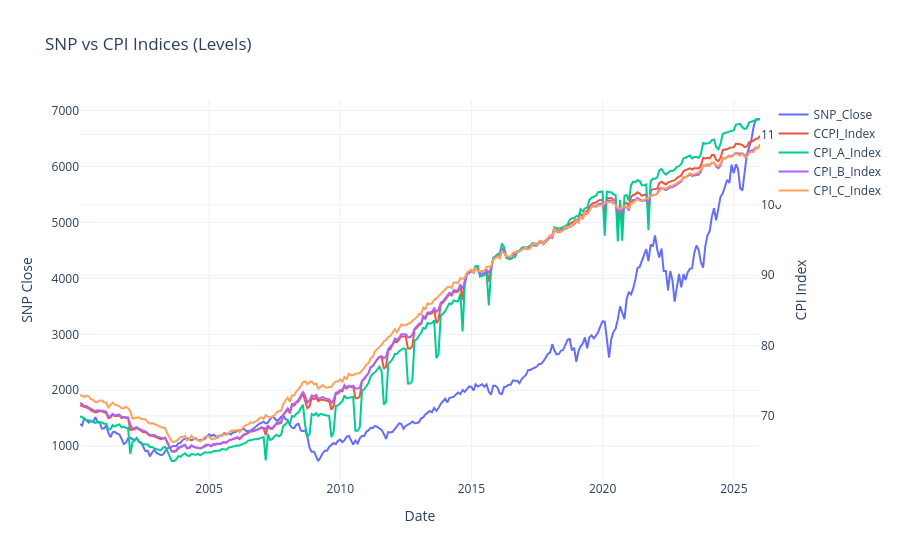
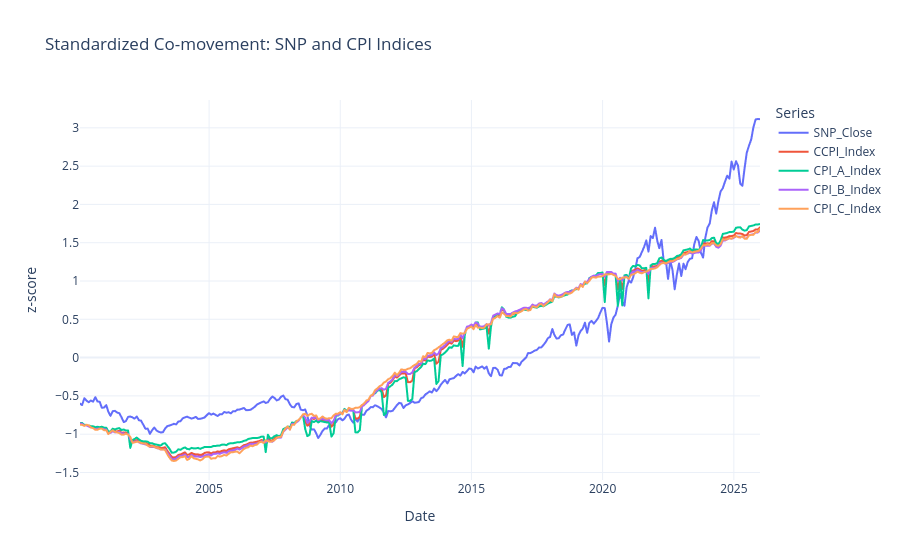

The code cell stored with these charts, in order, in its notebook:
### Markdown cell above
## 6) Trend visualization (level + standardized)

Standardized plots help compare co-movement despite different scales.

### Code cell
cpi_index_cols = [c for c in ['CCPI_Index', 'CPI_A_Index', 'CPI_B_Index', 'CPI_C_Index'] if c in df.columns]

fig = go.Figure()
fig.add_trace(go.Scatter(x=df['Date'], y=df['SNP_Close'], mode='lines', name='SNP_Close', yaxis='y1'))
for col in cpi_index_cols:
    fig.add_trace(go.Scatter(x=df['Date'], y=df[col], mode='lines', name=col, yaxis='y2'))

fig.update_layout(
    title='SNP vs CPI Indices (Levels)',
    xaxis_title='Date',
    yaxis=dict(title='SNP Close'),
    yaxis2=dict(title='CPI Index', overlaying='y', side='right'),
    hovermode='x unified',
    template='plotly_white',
    dragmode='pan',
)
fig.show(config={"scrollZoom": True, "doubleClick": "reset+autosize"})

z_cols = ['SNP_Close'] + cpi_index_cols
z = df[['Date'] + z_cols].copy()
for col in z_cols:
    z[col] = (z[col] - z[col].mean()) / z[col].std()

z_long = z.melt(id_vars='Date', var_name='Series', value_name='zscore')
fig2 = px.line(
    z_long,
    x='Date',
    y='zscore',
    color='Series',
    title='Standardized Co-movement: SNP and CPI Indices',
)
fig2.update_layout(template='plotly_white', yaxis_title='z-score', dragmode='pan')
fig2.show(config={"scrollZoom": True, "doubleClick": "reset+autosize"})

### Figure 1 — Plotly figure (JSON) as saved in the notebook; plotly's stock layout.template omitted (floating-point values rounded to 4 significant figures; data arrays with more than 128 entries replaced by an {"elided": "..."} marker saying what was removed)
{"data": [{"mode": "lines", "name": "SNP_Close", "type": "scatter", "x": {"elided": "312 str values"}, "y": {"elided": "312 float values"}, "yaxis": "y"}, {"mode": "lines", "name": "CCPI_Index", "type": "scatter", "x": {"elided": "312 str values"}, "y": {"elided": "312 float values"}, "yaxis": "y2"}, {"mode": "lines", "name": "CPI_A_Index", "type": "scatter", "x": {"elided": "312 str values"}, "y": {"elided": "312 float values"}, "yaxis": "y2"}, {"mode": "lines", "name": "CPI_B_Index", "type": "scatter", "x": {"elided": "312 str values"}, "y": {"elided": "312 float values"}, "yaxis": "y2"}, {"mode": "lines", "name": "CPI_C_Index", "type": "scatter", "x": {"elided": "312 str values"}, "y": {"elided": "312 float values"}, "yaxis": "y2"}], "layout": {"dragmode": "pan", "hovermode": "x unified", "title": {"text": "SNP vs CPI Indices (Levels)"}, "xaxis": {"title": {"text": "Date"}}, "yaxis": {"title": {"text": "SNP Close"}}, "yaxis2": {"overlaying": "y", "side": "right", "title": {"text": "CPI Index"}}}}

### Figure 2 — Plotly figure (JSON) as saved in the notebook; plotly's stock layout.template omitted (floating-point values rounded to 4 significant figures; data arrays with more than 128 entries replaced by an {"elided": "..."} marker saying what was removed)
{"data": [{"hovertemplate": "Series=SNP_Close<br>Date=%{x}<br>zscore=%{y}<extra></extra>", "legendgroup": "SNP_Close", "line": {"color": "#636efa", "dash": "solid"}, "marker": {"symbol": "circle"}, "mode": "lines", "name": "SNP_Close", "showlegend": true, "type": "scattergl", "x": {"elided": "312 str values"}, "xaxis": "x", "y": {"elided": "312 float values"}, "yaxis": "y"}, {"hovertemplate": "Series=CCPI_Index<br>Date=%{x}<br>zscore=%{y}<extra></extra>", "legendgroup": "CCPI_Index", "line": {"color": "#EF553B", "dash": "solid"}, "marker": {"symbol": "circle"}, "mode": "lines", "name": "CCPI_Index", "showlegend": true, "type": "scattergl", "x": {"elided": "312 str values"}, "xaxis": "x", "y": {"elided": "312 float values"}, "yaxis": "y"}, {"hovertemplate": "Series=CPI_A_Index<br>Date=%{x}<br>zscore=%{y}<extra></extra>", "legendgroup": "CPI_A_Index", "line": {"color": "#00cc96", "dash": "solid"}, "marker": {"symbol": "circle"}, "mode": "lines", "name": "CPI_A_Index", "showlegend": true, "type": "scattergl", "x": {"elided": "312 str values"}, "xaxis": "x", "y": {"elided": "312 float values"}, "yaxis": "y"}, {"hovertemplate": "Series=CPI_B_Index<br>Date=%{x}<br>zscore=%{y}<extra></extra>", "legendgroup": "CPI_B_Index", "line": {"color": "#ab63fa", "dash": "solid"}, "marker": {"symbol": "circle"}, "mode": "lines", "name": "CPI_B_Index", "showlegend": true, "type": "scattergl", "x": {"elided": "312 str values"}, "xaxis": "x", "y": {"elided": "312 float values"}, "yaxis": "y"}, {"hovertemplate": "Series=CPI_C_Index<br>Date=%{x}<br>zscore=%{y}<extra></extra>", "legendgroup": "CPI_C_Index", "line": {"color": "#FFA15A", "dash": "solid"}, "marker": {"symbol": "circle"}, "mode": "lines", "name": "CPI_C_Index", "showlegend": true, "type": "scattergl", "x": {"elided": "312 str values"}, "xaxis": "x", "y": {"elided": "312 float values"}, "yaxis": "y"}], "layout": {"dragmode": "pan", "legend": {"title": {"text": "Series"}, "tracegroupgap": 0}, "title": {"text": "Standardized Co-movement: SNP and CPI Indices"}, "xaxis": {"anchor": "y", "domain": [0, 1], "title": {"text": "Date"}}, "yaxis": {"anchor": "x", "domain": [0, 1], "title": {"text": "z-score"}}}}
